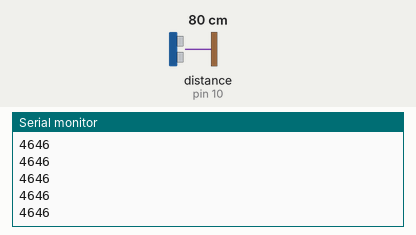
This sketch was run on a simulated Arduino Uno, built with avr-gcc and run on an emulated ATmega328P. Shown: the last lines printed to the serial monitor. Wiring (inferred from the names in the program): ultrasonic range finder: trigger pin 9; echo pin 10. The test bench sets the inputs (shaded band); at power-on: distance to the obstacle (sensor on pin 10) 80 cm. The echo pulse lasts 58.3 µs per cm.

Above: at 1.2 s.
1.3 s: distance to the obstacle (sensor on pin 10) set to 2 cm
At 2.0 s:
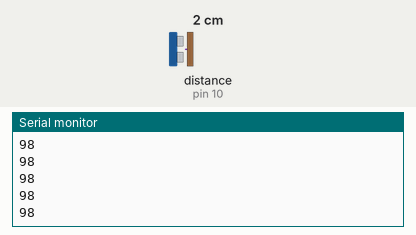
2.8 s: distance to the obstacle (sensor on pin 10) set to 4 cm
At 3.8 s:
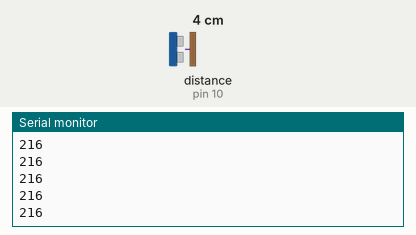
Timing chart, 0 to 5.8 s (numbered marks = the images above; inputs shaded):
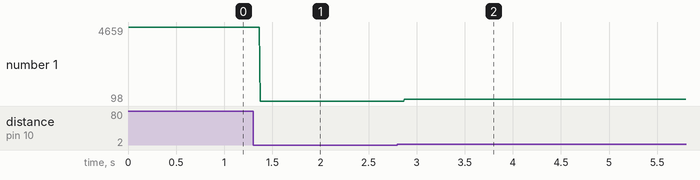

The sketch:

sensors.ino
```cpp
int echoPin = 10; // echo
int trigPin = 9; // trigger
int echoValue = 0;

void setup() {
  pinMode(echoPin, INPUT);
  pinMode(trigPin, OUTPUT);
  Serial.begin(9600);
}

void loop() {

  // Clears the trigger
  digitalWrite(trigPin, LOW);
  delayMicroseconds(2);

  // Sets the trigger on HIGH state for 10 seconds
  digitalWrite(trigPin, HIGH);
  delayMicroseconds(10);

  // Set back trigger to LOW state
  digitalWrite(trigPin, LOW);

  // Reads the echoPin, returns the sound wave travel time in microseconds
  echoValue = pulseIn(echoPin, HIGH);

  if(echoValue > 0){
    Serial.println(echoValue);
  } else if(echoValue < 0) {
    Serial.println("invalid_distance");
  } else {
    // do nothing
  }
}
```

Measured:
- after the input at 1.3 s, the serial monitor: prints a new line after 0.07 s (image 1)
- after the input at 2.8 s, the serial monitor: prints a new line after 0.07 s (image 2)
- plotted number 1: 4646 → 98 after the input at 1.3 s, 98 → 216 after the input at 2.8 s
